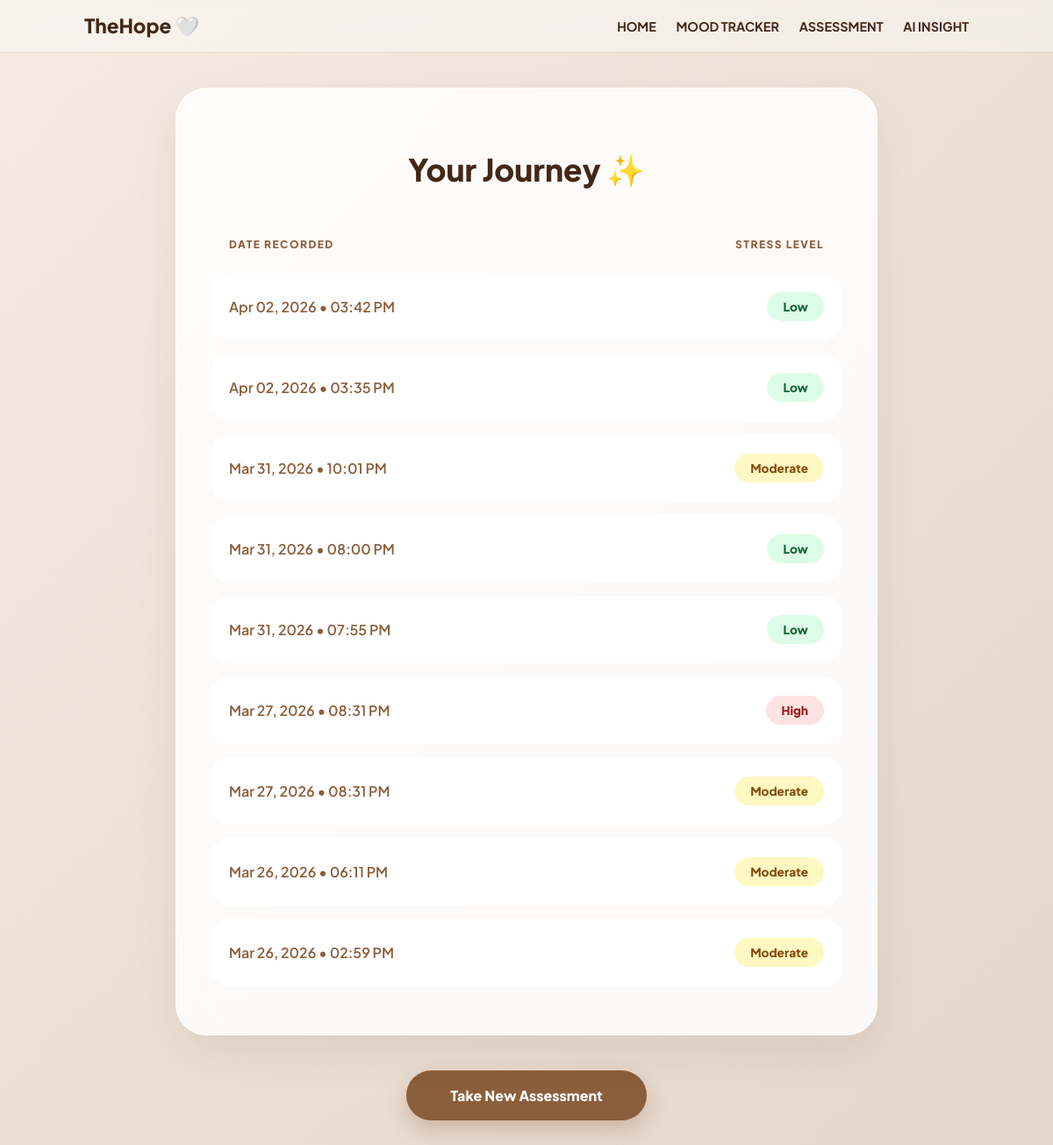
/assessment/history/ (signed in), run on the app's committed database.
### mental_assessment/models.py (models this page shows, shortened)
class Assessment(models.Model):
    user = models.ForeignKey(User, on_delete=models.CASCADE)
    q1  = models.IntegerField(default=0)
    q2  = models.IntegerField(default=0)
    q3  = models.IntegerField(default=0)
    q4  = models.IntegerField(default=0)
    q5  = models.IntegerField(default=0)
    q6  = models.IntegerField(default=0)
    q7  = models.IntegerField(default=0)
    q8  = models.IntegerField(default=0)
    q9  = models.IntegerField(default=0)
    q10 = models.IntegerField(default=0)
    q11 = models.IntegerField(default=0)
    q12 = models.IntegerField(default=0)
    q13 = models.IntegerField(default=0)
    q14 = models.IntegerField(default=0)
    q15 = models.IntegerField(default=0)
    q16 = models.IntegerField(default=0)
    q17 = models.IntegerField(default=0)
    q18 = models.IntegerField(default=0)
    q19 = models.IntegerField(default=0)
    q20 = models.IntegerField(default=0)
    score            = models.IntegerField(default=0)
    level            = models.CharField(max_length=20, default="Low")
    stress_score     = models.IntegerField(default=0)
    depression_score = models.IntegerField(default=0)
    sleep_score      = models.IntegerField(default=0)
    social_score     = models.IntegerField(default=0)
    focus_score      = models.IntegerField(default=0)
    date = models.DateTimeField(auto_now_add=True)

### mental_assessment/views.py (the view)
# urls.py: path('history/', views.assessment_history, name="assessment_history"),
@login_required(login_url="/accounts/login/")
def assessment_history(request):
    assessments = Assessment.objects.filter(user=request.user).order_by("-date")
    return render(request, "assessment_history.html", {"assessments": assessments})

### templates/assessment_history.html (shortened to what this page needs)
{% load static %}
<!DOCTYPE html>
<html lang="en">
<head>
</head>
<body>
    <div class="emoji-background" id="emojiContainer"></div>
    <header class="header">
        <h1>TheHope 🤍</h1>
        <nav>
            <a href="/">HOME</a>
            <a href="/mood/">MOOD TRACKER</a>
            <a href="/assessment/">ASSESSMENT</a>
            <a href="/ai-mood">AI INSIGHT</a>
        </nav>
    </header>
    <div class="assessment-container">
        <h2>Your Journey ✨</h2>
        <table class="history-table">
            <thead>
                <tr>
                    <th>Date Recorded</th>
                    <th style="text-align: right;">Stress Level</th>
                </tr>
            </thead>
            <tbody>
                {% for a in assessments %}
                <tr class="history-row">
                    <td style="color: #8b5e3c;">{{ a.date|date:"M d, Y • h:i A" }}</td>
                    <td>
                        <span class="status-pill status-{{ a.level|lower }}">
                            {{ a.level|title }}
                        </span>
                    </td>
                </tr>
                {% endfor %}
            </tbody>
        </table>
    </div>
    <div class="footer-action">
        <a href="/assessment/" class="action-btn">Take New Assessment</a>
    </div>
</body>
</html>

### templates/assessment_history.html (style rules this page uses)
:root { --primary-brown: #8b5e3c; --bg-light-brown: #f5ebe0; --card-text: #432818; }
* { box-sizing: border-box; transition: all 0.3s ease; }
body { font-family: 'Plus Jakarta Sans', sans-serif; margin: 0; background: linear-gradient(135deg, #f5ebe0 0%, #e3d5ca 100%); background-attachment: fixed; min-height: 100vh; color: var(--card-text); overflow-x: hidden; position: relative; }
.emoji-background { position: fixed; top: 0; left: 0; width: 100%; height: 100%; z-index: -1; pointer-events: none; }
.header { display: flex; justify-content: space-between; align-items: center; padding: 15px 8%; background: rgba(255, 255, 255, 0.4); backdrop-filter: blur(10px); border-bottom: 1px solid rgba(67, 40, 24, 0.1); position: sticky; top: 0; z-index: 100; }
.header h1 { color: var(--card-text); font-weight: 800; margin: 0; font-size: 1.4rem; }
.header nav a { margin-left: 20px; text-decoration: none; color: var(--card-text); font-weight: 700; font-size: 0.9rem; }
.assessment-container { max-width: 800px; margin: 40px auto; padding: 40px; background: rgba(255, 255, 255, 0.85); backdrop-filter: blur(20px); border-radius: 35px; box-shadow: 0 20px 50px rgba(67, 40, 24, 0.08); border: 1px solid white; }
h2 { font-weight: 800; text-align: center; margin-bottom: 30px; font-size: 2.2rem; }
.history-table { width: 100%; border-collapse: separate; border-spacing: 0 15px; }
.history-table th { padding: 10px 20px; text-align: left; color: var(--primary-brown); font-weight: 800; text-transform: uppercase; font-size: 0.75rem; letter-spacing: 1.5px; }
.history-table tr td { background: white; padding: 22px 20px; font-weight: 600; }
.history-table tr td:first-child { border-radius: 20px 0 0 20px; }
.history-table tr td:last-child { border-radius: 0 20px 20px 0; text-align: right; }
.status-pill { padding: 8px 18px; border-radius: 50px; font-size: 0.85rem; font-weight: 800; display: inline-block; }
.status-low { background: #dcfce7; color: #166534; }
.status-moderate { background: #fef9c3; color: #854d0e; }
.status-high { background: #fee2e2; color: #991b1b; }
.footer-action { text-align: center; margin: 40px 0 80px 0; }
.action-btn { display: inline-block; background: var(--primary-brown); color: white; padding: 18px 50px; border-radius: 50px; text-decoration: none; font-weight: 800; box-shadow: 0 10px 25px rgba(139, 94, 60, 0.3); }

### data on the page
Assessment: date "Apr 02, 2026 • 03:42 PM", level "Low"
Assessment: date "Apr 02, 2026 • 03:35 PM", level "Low"
Assessment: date "Mar 31, 2026 • 10:01 PM", level "Moderate"
Assessment: date "Mar 31, 2026 • 08:00 PM", level "Low"
Assessment: date "Mar 31, 2026 • 07:55 PM", level "Low"
Assessment: date "Mar 27, 2026 • 08:31 PM", level "High"
Assessment: date "Mar 27, 2026 • 08:31 PM", level "Moderate"
Assessment: date "Mar 26, 2026 • 06:11 PM", level "Moderate"
Assessment: date "Mar 26, 2026 • 02:59 PM", level "Moderate"
